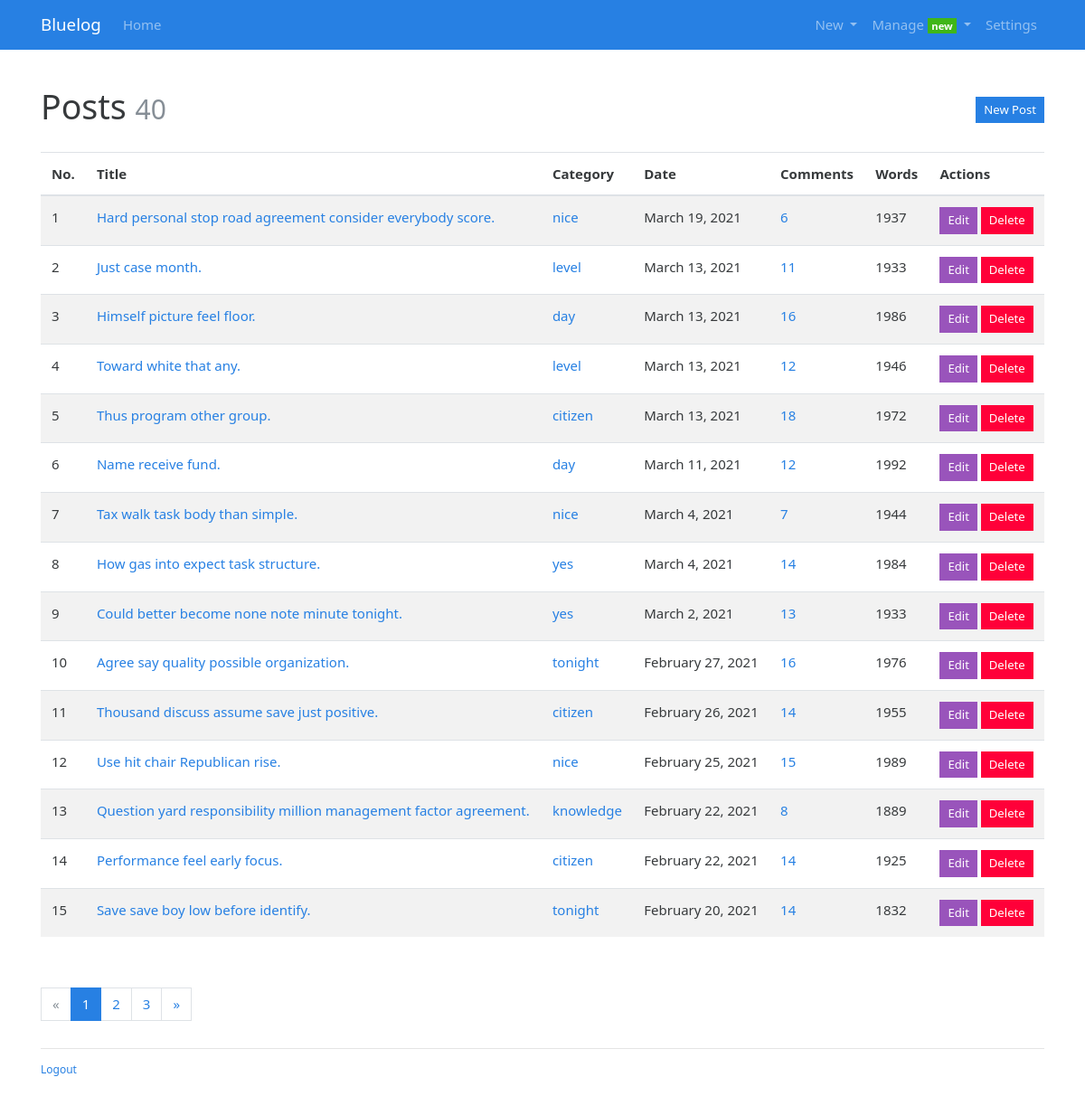
/admin/post/manage (signed in), run on the app's committed database.
### bluelog/models.py (models this page shows)
class Post(db.Model):
    id = db.Column(db.Integer, primary_key=True)
    title = db.Column(db.String(60))
    body = db.Column(db.Text)
    timestamp = db.Column(db.DateTime, default=datetime.utcnow)
    category_id = db.Column(db.Integer, db.ForeignKey('category.id'))
    category = db.relationship('Category', back_populates='posts')
    comments = db.relationship('Comment', back_populates='post', cascade='all')
    can_comment = db.Column(db.Boolean, default=True)

class Category(db.Model):
    id = db.Column(db.Integer, primary_key=True)
    name = db.Column(db.String(30), unique=True)
    posts = db.relationship('Post', back_populates='category', cascade='all')

### bluelog/blueprints/admin.py (the view)
@admin_bp.route('/post/manage')
def manage_post():
    page = request.args.get('page', 1, type=int)
    pagination = Post.query.order_by(Post.timestamp.desc()).paginate(
        page, per_page=current_app.config['BLUELOG_MANAGE_POST_PER_PAGE'])
    posts = pagination.items
    return render_template('admin/manage_post.html',
                           pagination=pagination,
                           posts=posts)

### bluelog/__init__.py (called while the page is built)
def register_template_context(app):
    @app.context_processor
    def make_template_context():
        admin = Admin.query.first()
        categories = Category.query.order_by(Category.name).all()
        if current_user.is_authenticated:
            unread_comments = Comment.query.filter_by(reviewed=False).count()
        else:
            unread_comments = None
        return dict(admin=admin,
                    categories=categories,
                    unread_comments=unread_comments)

### bluelog/blueprints/admin.py (called while the page is built)
@admin_bp.before_request
@login_required
def login_protect():
    pass

### bluelog/extensions.py (called while the page is built)
@login_manager.user_loader
def load_user(user_id):
    from bluelog.models import Admin
    user = Admin.query.get(int(user_id))
    return user

### bluelog/templates/admin/manage_post.html (shortened to what this page needs)
{% extends 'base.html' %}
{% from 'bootstrap/pagination.html' import render_pagination %}
{% block content %}
<div class="page-header">
    <h1>Posts
        <small class="text-muted">{{ pagination.total }}</small>
        <span class="float-right">
            <a class="btn btn-primary btn-sm" href="{{ url_for('.new_post') }}">New
                Post</a>
        </span>
    </h1>
</div>
{% if posts %}
<table class="table table-striped">
    <thead>
        <tr>
            <th>No.</th>
            <th>Title</th>
            <th>Category</th>
            <th>Date</th>
            <th>Comments</th>
            <th>Words</th>
            <th>Actions</th>
        </tr>
    </thead>
    {% for post in posts %}
    <tr>
        <td>{{ loop.index + ((pagination.page - 1) * config.BLUELOG_MANAGE_POST_PER_PAGE) }}</td>
        <td><a href="{{ url_for('blog.show_post',post_id=post.id) }}">{{ post.title }}</a></td>
        <td><a href="{{ url_for('blog.show_category',category_id=post.category.id) }}">{{ post.category.name }}</a></td>
        <td>{{ moment(post.timestamp).format('LL') }}</td>
        <td><a href="{{ url_for('blog.show_post',post_id=post.id)+'#comments'}}">{{ post.comments|length }}</a></td>
        <td>{{ post.body|length }}</td>
        <td>
            <a class="btn btn-info btn-sm" href="{{ url_for('.edit_post', post_id=post.id) }}">Edit</a>
            <form class="inline" action="{{ url_for('.delete_post',post_id=post.id,next=request.full_path) }}" method="post">
                <button type="submit" class="btn btn-danger btn-sm"
                    onclick="return confirm('Are you sure?');">Delete</button>
            </form>
        </td>
    </tr>
    {% endfor %}
</table>
<div class="page-footer">
    {{ render_pagination(pagination) }}
</div>
{% else %}
<div class="tip">
    <h5>No posts.</h5>
</div>
{% endif %}
{% endblock %}

### bluelog/static/css/style.css (style rules this page uses)
nav { margin-bottom: 20px; }
.inline { display: inline; }
.page-header { padding-top: 20px; padding-bottom: 20px; }
.page-footer { padding-top: 40px; }

### data on the page
Post: title "Hard personal stop road agreement consider everybody score.", category.name "nice", timestamp "March 19, 2021", comments|length "6", body|length "1937"
Post: title "Just case month.", category.name "level", timestamp "March 13, 2021", comments|length "11", body|length "1933"
Post: title "Himself picture feel floor.", category.name "day", timestamp "March 13, 2021", comments|length "16", body|length "1986"
Post: title "Toward white that any.", category.name "level", timestamp "March 13, 2021", comments|length "12", body|length "1946"
Post: title "Thus program other group.", category.name "citizen", timestamp "March 13, 2021", comments|length "18", body|length "1972"
Post: title "Name receive fund.", category.name "day", timestamp "March 11, 2021", comments|length "12", body|length "1992"
Post: title "Tax walk task body than simple.", category.name "nice", timestamp "March 4, 2021", comments|length "7", body|length "1944"
Post: title "How gas into expect task structure.", category.name "yes", timestamp "March 4, 2021", comments|length "14", body|length "1984"
Post: title "Could better become none note minute tonight.", category.name "yes", timestamp "March 2, 2021", comments|length "13", body|length "1933"
Post: title "Agree say quality possible organization.", category.name "tonight", timestamp "February 27, 2021", comments|length "16", body|length "1976"
Post: title "Thousand discuss assume save just positive.", category.name "citizen", timestamp "February 26, 2021", comments|length "14", body|length "1955"
Post: title "Use hit chair Republican rise.", category.name "nice", timestamp "February 25, 2021", comments|length "15", body|length "1989"
Post: title "Question yard responsibility million management factor agreement.", category.name "knowledge", timestamp "February 22, 2021", comments|length "8", body|length "1889"
Post: title "Performance feel early focus.", category.name "citizen", timestamp "February 22, 2021", comments|length "14", body|length "1925"
Post: title "Save save boy low before identify.", category.name "tonight", timestamp "February 20, 2021", comments|length "14", body|length "1832"

### other printed values
{{ render_nav_item('admin.settings', 'Settings') }} "Settings"
{{ pagination.total }} "40"
{{ render_pagination(pagination) }} "« 1 2 3 »"
